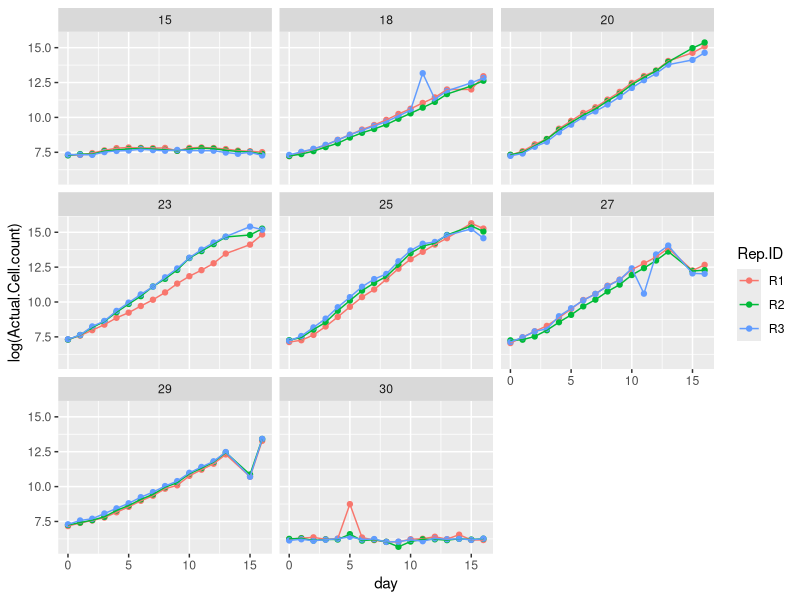
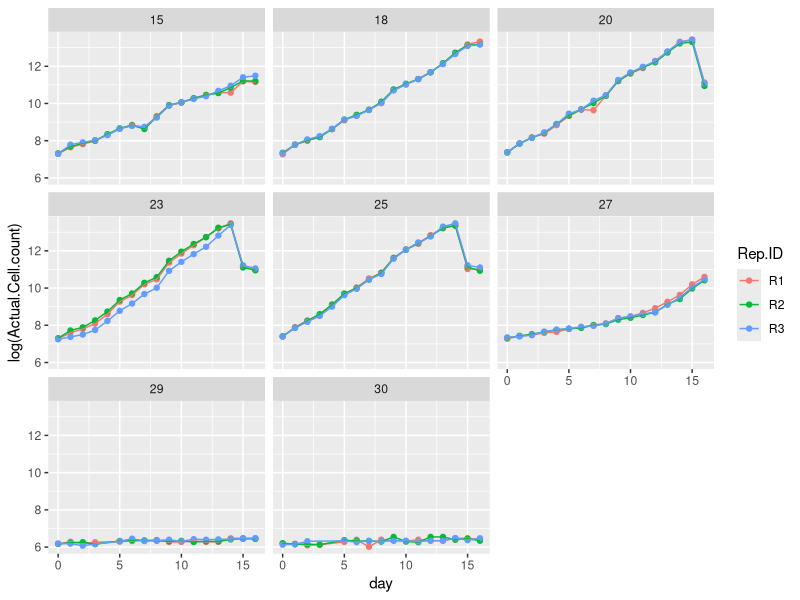
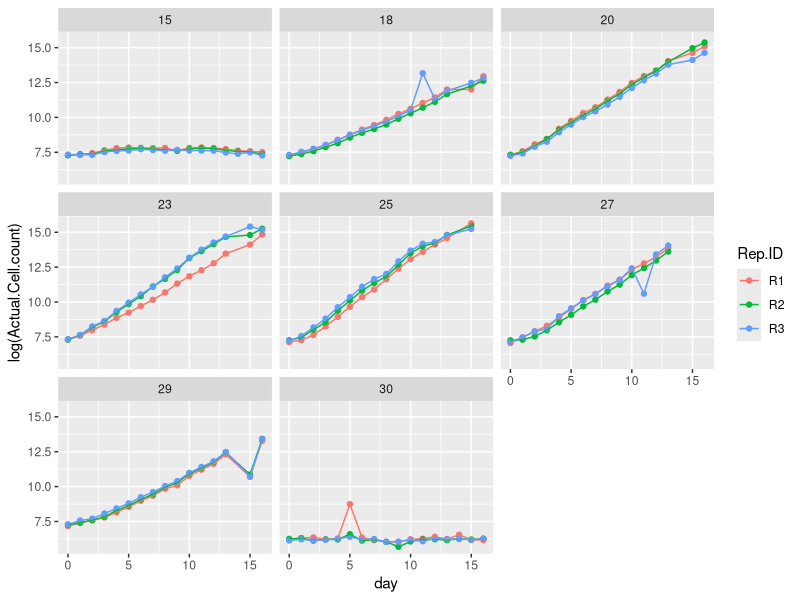
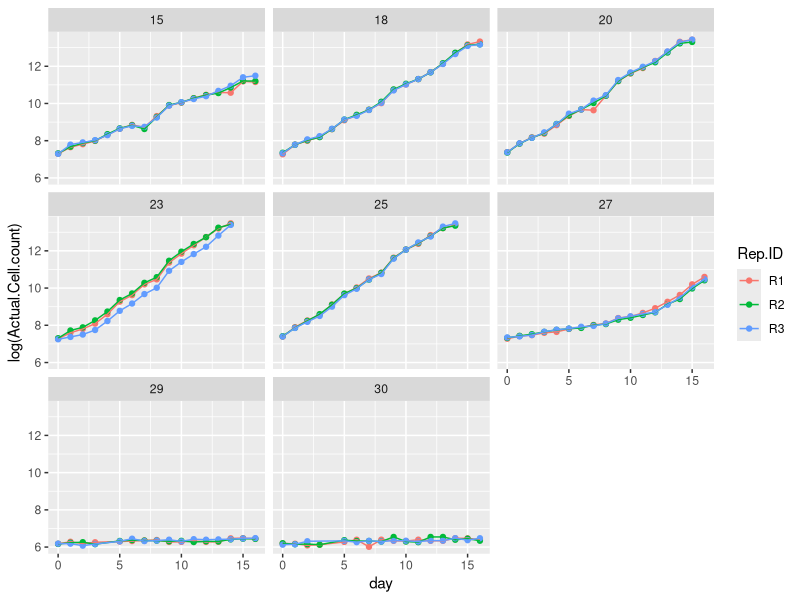
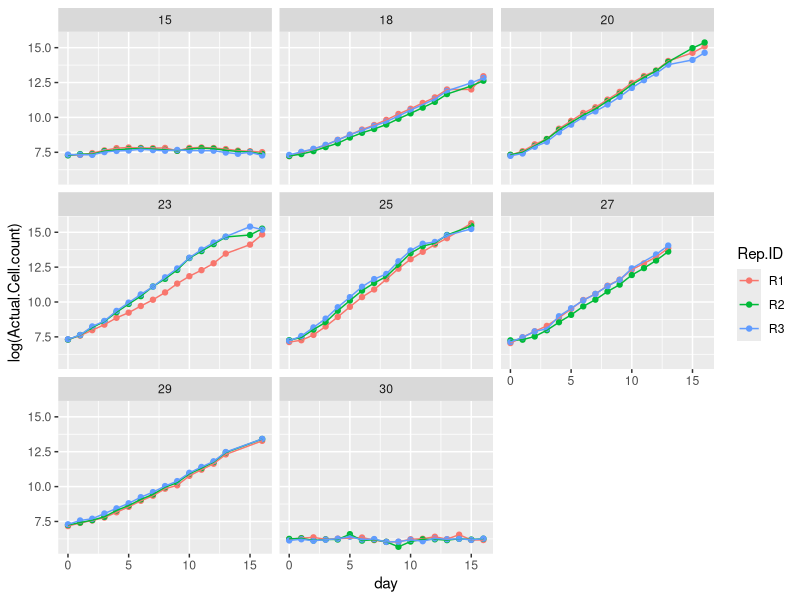
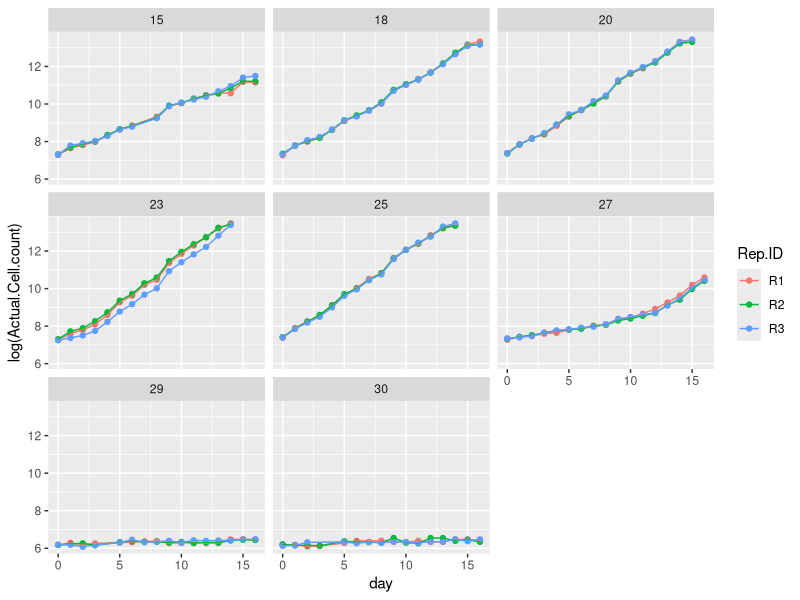
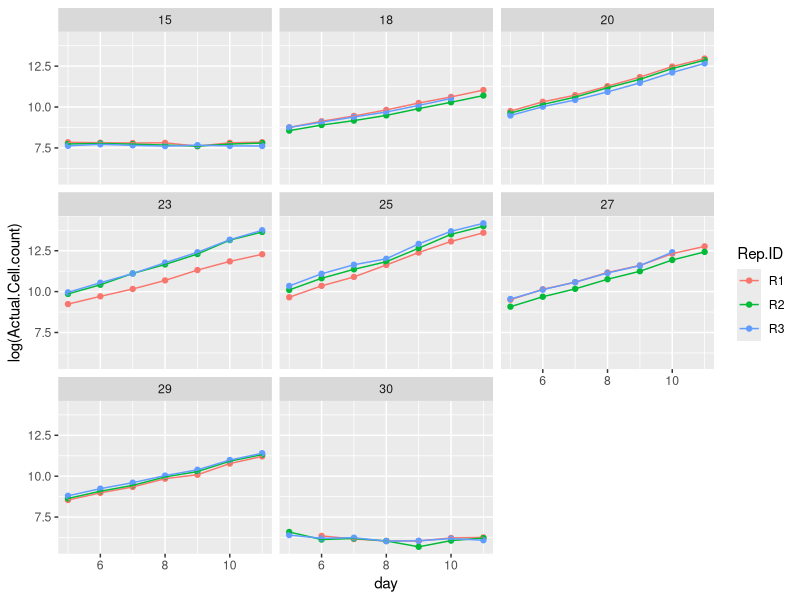
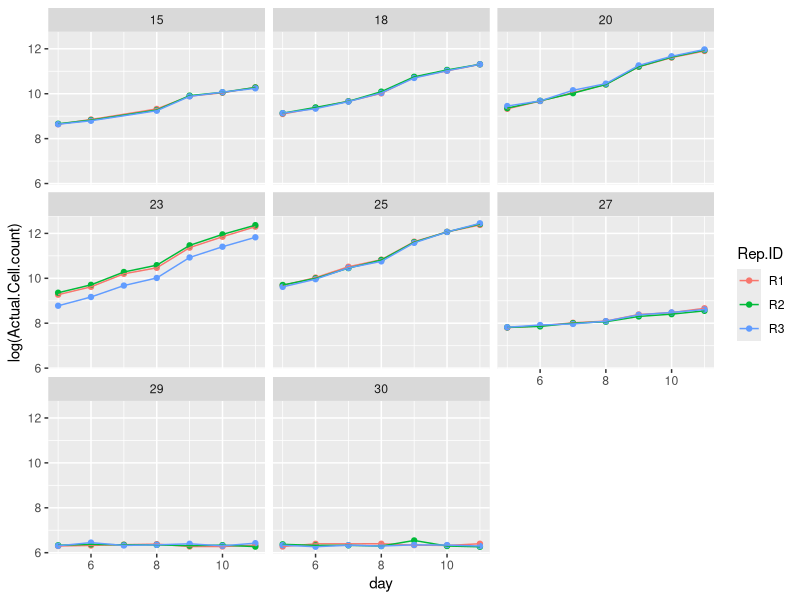

The R script that drew these images, in order:
library(ggplot2)
library(dplyr)
library(lme4)
########functions########
getslopes <- function(data){
  treatment <- c()
  int <- c()
  sl <- c()
  rep <- c()
  for (i in unique(data$Treatment)){
    sub <- subset(data, Treatment==i)
    mod <- lmer(log(Actual.Cell.count)~day+(day|Rep.ID), sub)
    n <- length(unique(sub$Rep.ID))
    treatment <- c(treatment, rep(i,n))
    int <- c(int, coef(mod)$Rep.ID[,1])
    sl <- c(sl, coef(mod)$Rep.ID[,2])
    rep <- c(rep, rownames(coef(mod)$Rep.ID))
  }
  output <- data.frame(treatment, rep, int, sl)
  return(output)
}




#####getting data ready#####
#read in data
b_tpc <- read.csv("Pc_B_TPC.csv", sep=",", as.is=TRUE, header=TRUE)
d_tpc <- read.csv("Pc_D_TPC.csv", sep=",", as.is=TRUE, header=TRUE)

#cut extra rows from b_tpc
b_tpc <- b_tpc[1:408,]

#get rid of ones not numbers in d_tpc and make numeric
d_tpc <- d_tpc[-which(d_tpc$Actual.Cell.count=="#VALUE!"),]
d_tpc$Actual.Cell.count <- as.numeric(d_tpc$Actual.Cell.count)

#extract date information
b_tpc$Date <- NA
for (i in 1:length(b_tpc$File.ID)){
  b_tpc$Date[i] <- strsplit(b_tpc$File.ID[i], "_")[[1]][4]
}

d_tpc$Date <- NA
for (i in 1:length(d_tpc$File.ID)){
  d_tpc$Date[i] <- strsplit(d_tpc$File.ID[i], "_")[[1]][4]
}

b_tpc$Date <- format(as.Date(b_tpc$Date, "%d%m%Y"), "20%y-%m-%d")
d_tpc$Date <- format(as.Date(d_tpc$Date, "%d%m%Y"), "20%y-%m-%d")

#convert to days since beginning
b_tpc$day <- as.numeric(round(difftime(b_tpc$Date, b_tpc$Date[1], units="days"), digits=0))
d_tpc$day <- as.numeric(round(difftime(d_tpc$Date, d_tpc$Date[1], units="days"), digits=0))

#convert treatment temps to numbers
d_tpc$Treatment <- sub("c","",d_tpc$Treatment)
d_tpc$Treatment <- as.numeric(d_tpc$Treatment)

b_tpc$Treatment <- sub("c","",b_tpc$Treatment)
b_tpc$Treatment <- as.numeric(b_tpc$Treatment)

#remove NAs from b_tpc
b_tpc <- b_tpc[-which(is.na(b_tpc$Actual.Cell.count)),]

#####plot growth curves######
ggplot(data=b_tpc, aes(x=day, y=log(Actual.Cell.count), col=Rep.ID))+
  geom_point()+
  geom_line(aes(group=Rep.ID))+
  facet_wrap(~Treatment)

ggplot(data=d_tpc, aes(x=day, y=log(Actual.Cell.count), col=Rep.ID))+
  geom_point()+
  geom_line(aes(group=Rep.ID))+
  facet_wrap(~Treatment)

#do linear regression to get data - all data
b_tpc_sum <- getslopes(b_tpc)
d_tpc_sum <- getslopes(d_tpc)

#####cut to exponential phase - 1) cut off points clearly decreased at end####
#'get rid of:
#'b - 25 - 16 - all reps
#'b - 27 - 15+16 - all reps
#'d - 20 - 16 - all
#'d - 23 - 15+16 - all
#'d - 25 - 15+16 - all
b_tpc1 <- b_tpc[-which(b_tpc$Treatment==25&b_tpc$day==16|b_tpc$Treatment==27&b_tpc$day%in%c(15,16)),]
d_tpc1 <- d_tpc[-which(d_tpc$Treatment==20&d_tpc$day==16|d_tpc$Treatment==23&d_tpc$day%in%c(15,16)|d_tpc$Treatment==25&d_tpc$day%in%c(15,16)),]

#check growth curves
ggplot(data=b_tpc1, aes(x=day, y=log(Actual.Cell.count), col=Rep.ID))+
  geom_point()+
  geom_line(aes(group=Rep.ID))+
  facet_wrap(~Treatment)

ggplot(data=d_tpc1, aes(x=day, y=log(Actual.Cell.count), col=Rep.ID))+
  geom_point()+
  geom_line(aes(group=Rep.ID))+
  facet_wrap(~Treatment)

#do linear regression to get data
b_tpc1_sum <- getslopes(b_tpc1)
d_tpc1_sum <- getslopes(d_tpc1)

#####cut to exponential phase - 2) also cut off weird measurements####
#'get rid of:
#'b - 18 - 11 - R3
#'b - 27 - 11 - R3
#'b-29-15-all
#'b-30-5-R1
#'d-15-7-all
#'d-20-7-R1
#'d-30-7-R1

b_tpc2 <- b_tpc1[-which(b_tpc1$Treatment==18&b_tpc1$day==11&b_tpc1$Rep.ID=="R3"|b_tpc1$Treatment==27&b_tpc1$day==11&b_tpc1$Rep.ID=="R3"|b_tpc1$Treatment==29&b_tpc1$day==15|b_tpc1$Treatment==30&b_tpc1$day==5&b_tpc1$Rep.ID=="R1"),]
d_tpc2 <- d_tpc1[-which(d_tpc1$Treatment==15&d_tpc1$day==7|d_tpc1$Treatment==20&d_tpc1$day==7&d_tpc1$Rep.ID=="R1"|d_tpc1$Treatment==30&d_tpc1$day==7&d_tpc1$Rep.ID=="R1"),]

#check growth curves
ggplot(data=b_tpc2, aes(x=day, y=log(Actual.Cell.count), col=Rep.ID))+
  geom_point()+
  geom_line(aes(group=Rep.ID))+
  facet_wrap(~Treatment)

ggplot(data=d_tpc2, aes(x=day, y=log(Actual.Cell.count), col=Rep.ID))+
  geom_point()+
  geom_line(aes(group=Rep.ID))+
  facet_wrap(~Treatment)

#do linear regression to get data
b_tpc2_sum <- getslopes(b_tpc2)
d_tpc2_sum <- getslopes(d_tpc2)

#####cut to exponential phase - 3) trim ends - only days 5-11 a) with other mods####
b_tpc3a <- b_tpc2[-which(b_tpc2$day<5|b_tpc2$day>11),]
d_tpc3a <- d_tpc2[-which(d_tpc2$day<5|d_tpc2$day>11),]

#check growth curves
ggplot(data=b_tpc3a, aes(x=day, y=log(Actual.Cell.count), col=Rep.ID))+
  geom_point()+
  geom_line(aes(group=Rep.ID))+
  facet_wrap(~Treatment)

ggplot(data=d_tpc3a, aes(x=day, y=log(Actual.Cell.count), col=Rep.ID))+
  geom_point()+
  geom_line(aes(group=Rep.ID))+
  facet_wrap(~Treatment)

#do linear regression to get data
b_tpc3a_sum <- getslopes(b_tpc3a)
d_tpc3a_sum <- getslopes(d_tpc3a)

#####cut to exponential phase - 3) trim ends - only days 5-11 b) without other mods####
b_tpc3b <- b_tpc[-which(b_tpc$day<5|b_tpc$day>11),]
d_tpc3b <- d_tpc[-which(d_tpc$day<5|d_tpc$day>11),]

#check growth curves
ggplot(data=b_tpc3b, aes(x=day, y=log(Actual.Cell.count), col=Rep.ID))+
  geom_point()+
  geom_line(aes(group=Rep.ID))+
  facet_wrap(~Treatment)

ggplot(data=d_tpc3b, aes(x=day, y=log(Actual.Cell.count), col=Rep.ID))+
  geom_point()+
  geom_line(aes(group=Rep.ID))+
  facet_wrap(~Treatment)

#do linear regression to get data
b_tpc3b_sum <- getslopes(b_tpc3b)
d_tpc3b_sum <- getslopes(d_tpc3b)

#####cut to exponential phase - 4) try to automatically detect linear portion####
par(mfrow=c(3,3), mar=c(1,1,1,1))
temp <- c()
rep <- c()
sl <- c()
int <- c()
for (i in unique(b_tpc$Treatment)){
  for (j in unique(b_tpc$Rep.ID)){
    sub <- subset(b_tpc, Treatment==i&Rep.ID==j)
    dat <- data.frame(x=sub$day, y=log(sub$Actual.Cell.count))
    mod <- lm(y~x, dat)
    while(summary(mod)$r.squared < 0.95){
      dat <- dat[-order(abs(mod$residuals), decreasing=TRUE)[1],]
      mod <- lm(y~x, dat)
    }
    plot(y~x, data=dat, ylim=c(6,20), xlim=c(0,18))
    temp <- c(temp, i)
    rep <- c(rep, j)
    sl <- c(sl, mod$coefficients[2])
    int <- c(int, mod$coefficients[1])
  }
}

#put data in dataframe
b_tpc4_sum <- data.frame(temp, rep, sl, int)

#d
par(mfrow=c(3,3), mar=c(1,1,1,1))
temp <- c()
rep <- c()
sl <- c()
int <- c()
for (i in unique(d_tpc$Treatment)){
  for (j in unique(d_tpc$Rep.ID)){
    sub <- subset(d_tpc, Treatment==i&Rep.ID==j)
    dat <- data.frame(x=sub$day, y=log(sub$Actual.Cell.count))
    mod <- lm(y~x, dat)
    while(summary(mod)$r.squared < 0.95){
      dat <- dat[-order(abs(mod$residuals), decreasing=TRUE)[1],]
      mod <- lm(y~x, dat)
    }
    plot(y~x, data=dat, ylim=c(6,20), xlim=c(0,18))
    temp <- c(temp, i)
    rep <- c(rep, j)
    sl <- c(sl, mod$coefficients[2])
    int <- c(int, mod$coefficients[1])
  }
}

#put data in dataframe
d_tpc4_sum <- data.frame(temp, rep, sl, int)



#compare slopes
plot(b_tpc_sum$sl, ylim=c(0,1))
points(b_tpc1_sum$sl, col="blue")
points(b_tpc2_sum$sl, col="red")
points(b_tpc3a_sum$sl, col="purple")
points(b_tpc3b_sum$sl, col="green")
points(b_tpc4_sum$sl, col="orange", pch=16)

plot(d_tpc_sum$sl, ylim=c(0,1))
points(d_tpc1_sum$sl, col="blue")
points(d_tpc2_sum$sl, col="red")
points(d_tpc3a_sum$sl, col="purple")
points(d_tpc3b_sum$sl, col="green")
points(d_tpc4_sum$sl, col="orange", pch=16)






#####cut to exponential phase - check this####
library(zoo)
sub1 <- subset(d_tpc, Treatment==27&Rep.ID=="R3")
a <- data.frame(x=sub1$day,
                y=log(sub1$Actual.Cell.count))
lines(loess(y~x, a))
f <- function (d) {
  m <- lm(y~x, as.data.frame(d))
  return(coef(m)[2])
}
co <- rollapply(a, 3, f, by.column=F)
co.cl <- kmeans(co, 3)
b.points <- which(co.cl$cluster == match(max(co.cl$centers), co.cl$centers))+2
b.points <- which(co.cl$cluster == 1)+2
RES <- a[b.points,]
plot(y~x, data=a)
points(RES,pch=15,col="red")
abline(lm(y~x,RES),col="blue")

mod <- lm(y~x, a)
plot(mod$residuals)
hist(mod$residuals)
qqnorm(mod$residuals)
boxplot(mod$residuals)

mod <- lm(y~x, a)
plot(y~x, data=a)
abline(lm(y~x,a),col="blue")
max(abs(mod$residuals))
mod$residuals
a2 <- a[-15,]
mod <- lm(y~x, a2)
points(y~x, data=a2, col="red")
abline(lm(y~x,a2),col="blue")
max(abs(mod$residuals))
a3 <- a2[-15,]
mod <- lm(y~x, a3)
points(y~x, data=a3, col="purple")
abline(lm(y~x,a3),col="purple")
max(abs(mod$residuals))
a4 <- a3[-12,]
mod <- lm(y~x, a4)
points(y~x, data=a4, col="green")
abline(lm(y~x,a4),col="green")
max(abs(mod$residuals))






#' not working right now


a <- data.frame(x=c(0, 30, 60, 90, 120, 150, 180, 210, 240, 270, 300, 330, 360),
                y=c(2.175, 2.134, 2.189, 2.141, 2.854, 3.331, 3.642, 4.333, 4.987, 5.093, 4.943, 5.198, 4.804))
f <- function (d) {
  m <- lm(y~x, as.data.frame(d))
  return(coef(m)[2])
}
co <- rollapply(a, 3, f, by.column=F)
co.cl <- kmeans(co, 2)
b.points <- which(co.cl$cluster == match(max(co.cl$centers), co.cl$centers))+1
RES <- a[b.points,]
plot(a)
points(RES,pch=15,col="red")
abline(lm(y~x,RES),col="blue")

#####fit lines####
#basic regression line - by replicate
#for b
rep <- c()
temp <- c()
int <- c()
sl <- c()
for (i in unique(b_tpc$Treatment)){
  sub <- subset(b_tpc, Treatment==i)
  for (j in unique(sub$Rep.ID)){
    sub2 <- subset(sub, Rep.ID==j)
    mod <- lm(log(Actual.Cell.count)~day, sub2)
    int <- c(int, mod$coefficients[1])
    sl <- c(sl, mod$coefficients[2])
    rep <- c(rep, j)
    temp <- c(temp, i)
  }
}

b_gr <- data.frame(temp, rep, int, sl)
names(b_gr) <- c("Treatment","Rep.ID","int","sl")

p <- ggplot(data=b_tpc, aes(x=day, y=log(Actual.Cell.count), col=Rep.ID))+
  geom_point()+
  geom_line(aes(group=Rep.ID))+
  facet_wrap(~Treatment)
p
p + geom_abline(data=b_gr, aes(slope=sl, intercept=int, col=Rep.ID))

#for d
rep <- c()
temp <- c()
int <- c()
sl <- c()
for (i in unique(d_tpc$Treatment)){
  sub <- subset(d_tpc, Treatment==i)
  for (j in unique(sub$Rep.ID)){
    sub2 <- subset(sub, Rep.ID==j)
    mod <- lm(log(Actual.Cell.count)~day, sub2)
    int <- c(int, mod$coefficients[1])
    sl <- c(sl, mod$coefficients[2])
    rep <- c(rep, j)
    temp <- c(temp, i)
  }
}

d_gr <- data.frame(temp, rep, int, sl)
names(d_gr) <- c("Treatment","Rep.ID","int","sl")

p <- ggplot(data=d_tpc, aes(x=day, y=log(Actual.Cell.count), col=Rep.ID))+
  geom_point()+
  geom_line(aes(group=Rep.ID))+
  facet_wrap(~Treatment)
p
p + geom_abline(data=d_gr, aes(slope=sl, intercept=int, col=Rep.ID))

#cut last 2 days for 20, 23 and 25
##FIND REASON FOR THIS!!!!
d_tpc_cut <- d_tpc[!(d_tpc$Treatment%in%c(20,23,25)&d_tpc$day%in%c(15,16)),]

rep <- c()
temp <- c()
int <- c()
sl <- c()
for (i in unique(d_tpc_cut$Treatment)){
  sub <- subset(d_tpc_cut, Treatment==i)
  for (j in unique(sub$Rep.ID)){
    sub2 <- subset(sub, Rep.ID==j)
    mod <- lm(log(Actual.Cell.count)~day, sub2)
    int <- c(int, mod$coefficients[1])
    sl <- c(sl, mod$coefficients[2])
    rep <- c(rep, j)
    temp <- c(temp, i)
  }
}

d_gr_cut <- data.frame(temp, rep, int, sl)
names(d_gr_cut) <- c("Treatment","Rep.ID","int","sl")

p <- ggplot(data=d_tpc_cut, aes(x=day, y=log(Actual.Cell.count), col=Rep.ID))+
  geom_point()+
  geom_line(aes(group=Rep.ID))+
  facet_wrap(~Treatment)
p
p + geom_abline(data=d_gr_cut, aes(slope=sl, intercept=int, col=Rep.ID))

######plot tpcs#####
#b
#find means and variance
b_gr_summary <- b_gr %>% group_by(Treatment) %>%summarise_at(vars(sl), list(avg=mean, sd=sd))
#plot
ggplot(b_gr_summary, aes(x=Treatment, y=avg)) +
  geom_errorbar(aes(ymin=avg-sd, ymax=avg+sd), width=.1) +
  geom_line() +
  geom_point() +
  geom_point(aes(x=23, y=0.525), color="#2BCC41") +
  geom_point(aes(x=29, y=0.362), color="red")


#d
#find means and variance
d_gr_summary <- d_gr %>% group_by(Treatment) %>%summarise_at(vars(sl), list(avg=mean, sd=sd))
#plot
ggplot(d_gr_summary, aes(x=Treatment, y=avg)) +
  geom_errorbar(aes(ymin=avg-sd, ymax=avg+sd), width=.1) +
  geom_line() +
  geom_point() +
  geom_point(aes(x=23, y=0.356), color="#2BCC41") +
  geom_point(aes(x=27, y=0.176), color="red")

#d with points removed
#find means and variance
d_gr_cut_summary <- d_gr_cut %>% group_by(Treatment) %>%summarise_at(vars(sl), list(avg=mean, sd=sd))
#plot
ggplot(d_gr_cut_summary, aes(x=Treatment, y=avg)) +
  geom_errorbar(aes(ymin=avg-sd, ymax=avg+sd), width=.1) +
  geom_line() +
  geom_point() +
  geom_point(aes(x=23, y=0.470), color="#2BCC41") +
  geom_point(aes(x=27, y=0.176), color="red")


